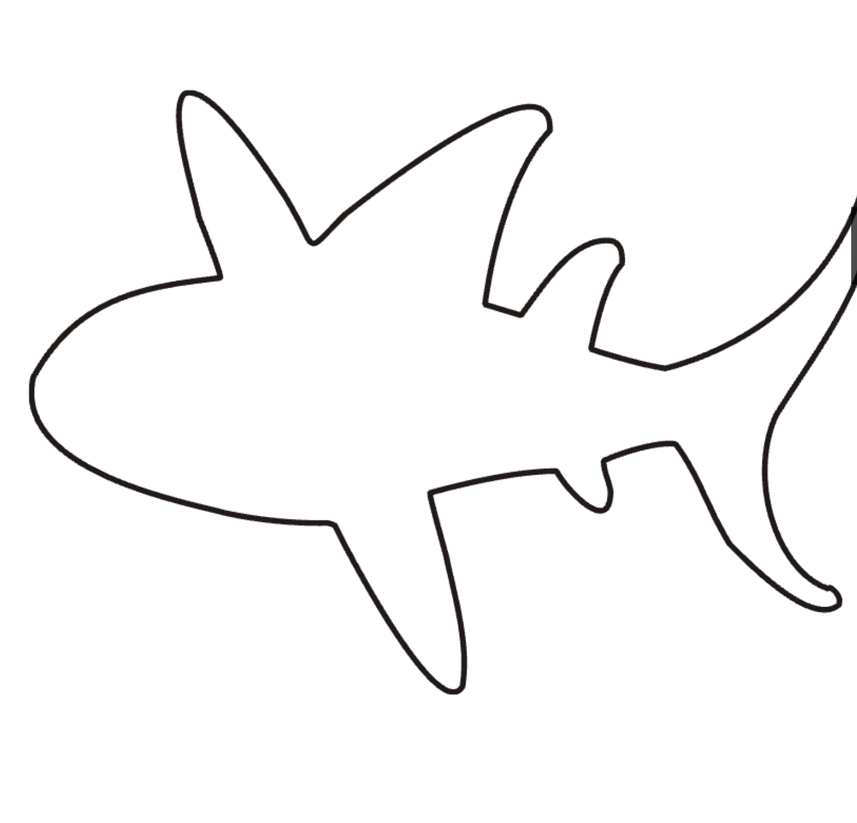
#> input picture lab2/shark.png, 857 x 823 px, shrunk from 1480 x 1422 before the run
$ python index.py
#> lines starting #> are read from the running program, lines starting #| are printed output that depends on the picture; after the words box and inside, x2 and y2 are one past the last pixel; in counts of white or black regions, pixels touching at a corner belong together
# /Users/vkulyk/Desktop/Study/comp_graphics/kpi-graphics/lab2/index.py
import numpy as np
import matplotlib.pyplot as plt
from mpl_toolkits.mplot3d import Axes3D
import cv2
from matplotlib.widgets import Slider  # Import Slider

# --- Parameters ---
R_BASE = 1.0  # Base radius for the sphere interpretation
R_MOD = 0.3   # Modifier radius R from the formula (RE-ADDED)
U_RES = 50    # Resolution for u parameter (longitude)
V_RES = 50    # Resolution for v parameter (latitude)
SHARK_IMAGE_PATH = "shark.png"  # Relative path to shark image in lab2 folder

# --- Surface Definition (Variant 5: Місяць) --- REVERTED TO ORIGINAL FORMULA
def moon_surface(u, v, R_base, R_mod):
    """
    Calculates the coordinates of the 'Moon' surface based on the formula:
    x = x_ш + R_mod * (v / 45°)^2
    y = y_ш
    z = 2 * z_ш
    where (x_ш, y_ш, z_ш) are points on a base sphere (radius R_base).
    u in [0, 2*pi], v in [0, pi]
    """
    # Base sphere coordinates
    x_sh = R_base * np.sin(v) * np.cos(u)
    y_sh = R_base * np.sin(v) * np.sin(u)
    z_sh = R_base * np.cos(v)

    # Apply the transformations from the formula
    angle_45_rad = np.pi / 4
    x = x_sh + R_mod * (v / angle_45_rad)**2
    y = y_sh
    z = 2 * z_sh

    return x, y, z

# --- Euclidean Transformations ---
def rotate_x(x, y, z, angle_deg):
    angle_rad = np.radians(angle_deg)
    cos_a = np.cos(angle_rad)
    sin_a = np.sin(angle_rad)
    y_new = y * cos_a - z * sin_a
    z_new = y * sin_a + z * cos_a
    return x, y_new, z_new

def rotate_y(x, y, z, angle_deg):
    angle_rad = np.radians(angle_deg)
    cos_a = np.cos(angle_rad)
    sin_a = np.sin(angle_rad)
    x_new = x * cos_a + z * sin_a
    z_new = -x * sin_a + z * cos_a
    return x_new, y, z_new

def rotate_z(x, y, z, angle_deg):
    angle_rad = np.radians(angle_deg)
    cos_a = np.cos(angle_rad)
    sin_a = np.sin(angle_rad)
    x_new = x * cos_a - y * sin_a
    y_new = x * sin_a + y * cos_a
    return x_new, y_new, z

def translate(x, y, z, tx, ty, tz):
    return x + tx, y + ty, z + tz

def read_points_from_image(image_path):
    """Reads the largest contour points from an image."""
    img = cv2.imread(image_path)
    if img is None:
        raise FileNotFoundError(f"Could not read image: {image_path}")
    gray = cv2.cvtColor(img, cv2.COLOR_BGR2GRAY)
    _, thresh = cv2.threshold(gray, 127, 255, cv2.THRESH_BINARY_INV)
    contours, _ = cv2.findContours(thresh, cv2.RETR_EXTERNAL, cv2.CHAIN_APPROX_SIMPLE)
    if contours:
        largest_contour = max(contours, key=cv2.contourArea)
        return largest_contour.reshape(-1, 2).astype(float)
    else:
        return np.array([])

# --- Function to map 2D points to UV space ---
def map_contour_to_uv(points_2d, u_range=(-np.pi/2, np.pi/2), v_range=(-np.pi/2, np.pi/2), u_offset=0, v_offset=0, u_scale=1.0, v_scale=1.0):
    """Normalizes 2D points and maps them to UV space with offset and scale."""
    if points_2d.size == 0:
        return np.array([]), np.array([])

    min_coords = points_2d.min(axis=0)
    max_coords = points_2d.max(axis=0)
    range_coords = max_coords - min_coords
    range_coords[range_coords == 0] = 1
    normalized_points = (points_2d - min_coords) / range_coords

    u_min, u_max = u_range
    v_min, v_max = v_range
    u_span = u_max - u_min
    v_span = v_max - v_min

    # v_mapped = v_min + (normalized_points[:, 1] * v_span * v_scale)
    v_mapped = v_min + (normalized_points[:, 1] * v_span * v_scale) + v_offset
    # u_mapped = u_min + (normalized_points[:, 0] * u_span * u_scale)
    u_mapped = u_min + (normalized_points[:, 0] * u_span * u_scale) + u_offset

    u_mapped = np.mod(u_mapped, u_max)
    v_mapped = np.clip(v_mapped, v_min, v_max)

    return u_mapped, v_mapped

# --- Global variables for plot elements ---
ax = None
surf_plot = None
shark_plot = None
x_surf, y_surf, z_surf = None, None, None
u_grid, v_grid = None, None
shark_points_2d = None

# --- Update Function for Sliders ---
def update(val):
    global surf_plot, shark_plot

    angle_x = slider_rot_x.val
    angle_y = slider_rot_y.val
    angle_z = slider_rot_z.val
    trans_x = slider_trans_x.val
    trans_y = slider_trans_y.val
    trans_z = slider_trans_z.val
    shark_u_offset = slider_shark_u_off.val
    shark_v_offset = slider_shark_v_off.val
    shark_u_scale = slider_shark_u_scl.val
    shark_v_scale = slider_shark_v_scl.val

    x_transformed, y_transformed, z_transformed = rotate_x(x_surf, y_surf, z_surf, angle_x)
    x_transformed, y_transformed, z_transformed = rotate_y(x_transformed, y_transformed, z_transformed, angle_y)
    x_transformed, y_transformed, z_transformed = rotate_z(x_transformed, y_transformed, z_transformed, angle_z)
    x_transformed, y_transformed, z_transformed = translate(x_transformed, y_transformed, z_transformed, trans_x, trans_y, trans_z)

    x_shark_transformed, y_shark_transformed, z_shark_transformed = [], [], []
    if shark_points_2d is not None and shark_points_2d.size > 0:
        u_shark, v_shark = map_contour_to_uv(
            shark_points_2d,
            u_range=(0, 2*np.pi),  # Reverted U range
            v_range=(0, np.pi),    # Reverted V range
            u_offset=shark_u_offset,
            v_offset=shark_v_offset,
            u_scale=shark_u_scale,
            v_scale=shark_v_scale
        )
        x_shark, y_shark, z_shark = moon_surface(u_shark, v_shark, R_BASE, R_MOD)

        x_shark_transformed, y_shark_transformed, z_shark_transformed = rotate_x(x_shark, y_shark, z_shark, angle_x)
        x_shark_transformed, y_shark_transformed, z_shark_transformed = rotate_y(x_shark_transformed, y_shark_transformed, z_shark_transformed, angle_y)
        x_shark_transformed, y_shark_transformed, z_shark_transformed = rotate_z(x_shark_transformed, y_shark_transformed, z_shark_transformed, angle_z)
        x_shark_transformed, y_shark_transformed, z_shark_transformed = translate(x_shark_transformed, y_shark_transformed, z_shark_transformed, trans_x, trans_y, trans_z)

    if surf_plot is not None:
        surf_plot.remove()
    if shark_plot is not None and len(shark_plot) > 0:
        if hasattr(shark_plot, '__iter__'):
            line = shark_plot.pop(0)
            line.remove()
        else:
            shark_plot.remove()
            shark_plot = None

    surf_plot = ax.plot_surface(x_transformed, y_transformed, z_transformed,
                                # color='#073B4C',  # Dark blue
                                # color='#D0D7DA',  # white blue
                                color='#FFFFFF',  # white blue
                                edgecolor='k', lw=0.2, rstride=2, cstride=2, alpha=0.4)

    if len(x_shark_transformed) > 0:
        shark_plot = ax.plot(np.append(x_shark_transformed, x_shark_transformed[0]),
                             np.append(y_shark_transformed, y_shark_transformed[0]),
                             np.append(z_shark_transformed, z_shark_transformed[0]),
                             color='red', lw=5, label='Shark Contour')
    else:
        shark_plot = None

    plt.draw()

# --- Main Function ---
def main():
    global ax, surf_plot, shark_plot, x_surf, y_surf, z_surf, u_grid, v_grid, shark_points_2d
    global slider_rot_x, slider_rot_y, slider_rot_z, slider_trans_x, slider_trans_y, slider_trans_z
    global slider_shark_u_off, slider_shark_v_off, slider_shark_u_scl, slider_shark_v_scl

    u = np.linspace(0, 2 * np.pi, U_RES)  # Reverted U range
    v = np.linspace(0, np.pi, V_RES)      # Reverted V range
    u_grid, v_grid = np.meshgrid(u, v)

    x_surf, y_surf, z_surf = moon_surface(u_grid, v_grid, R_BASE, R_MOD)

    try:
        shark_points_2d = read_points_from_image(SHARK_IMAGE_PATH)
#> in read_points_from_image, img is the input picture: shape (823, 857, 3); mean B, G, R 248.4, 248.5, 248.6
#> in read_points_from_image, `_, thresh = cv2.threshold(gray, 127, 255, cv2.THRESH_BINARY_INV)`:
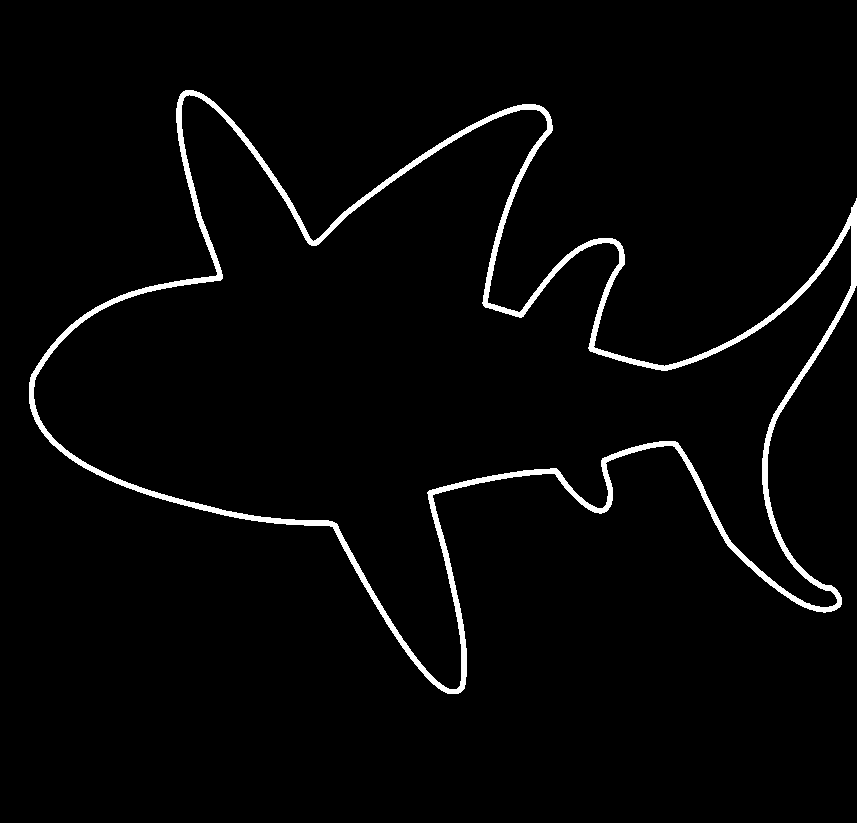
#> thresh: shape (823, 857); 2.8% white; 1 white region
#> in read_points_from_image, `contours, _ = cv2.findContours(thresh, cv2.RETR_EXTERNAL, cv2.CHAIN_AP..`: contours = 1 contour; box (x1, y1, x2, y2) and area: (29, 90, 857, 694) 209080
#> in read_points_from_image, `largest_contour = max(contours, key=cv2.contourArea)`: largest_contour = contour of 1676 points, box (x1, y1, x2, y2) (29, 90, 857, 694), area 209080
#> shark_points_2d = 1676 pairs, first value 29 to 856, second value 90 to 693
        if shark_points_2d.size == 0:
            print(f"Warning: No contour found in {SHARK_IMAGE_PATH}")
            shark_points_2d = None
    except FileNotFoundError as e:
        print(e)
        shark_points_2d = None
    except ImportError:
        print("Error: cv2 library not found. Please install opencv-python: pip install opencv-python")
        shark_points_2d = None
    except Exception as e:
        print(f"An unexpected error occurred during shark loading: {e}")
        shark_points_2d = None

    fig = plt.figure(figsize=(12, 9))
    ax = fig.add_subplot(111, projection='3d', position=[0.05, 0.3, 0.9, 0.65])

    ax.set_xlabel('X axis')
    ax.set_ylabel('Y axis')
    ax.set_zlabel('Z axis')
    ax.set_title('Поверхня "Місяць" з контуром Акули (Інтерактивна)')

    init_angle_x, init_angle_y, init_angle_z = 0, 0, 0
    init_trans_x, init_trans_y, init_trans_z = 0, 0, 0
    init_shark_u_offset = np.pi / 2  # Reverted initial U offset
    init_shark_v_offset = np.pi / 4  # Reverted initial V offset
    init_shark_u_scale = 0.5
    init_shark_v_scale = 0.5

    axcolor = 'lightgoldenrodyellow'
    slider_h = 0.02
    slider_w = 0.35
    row1_y = 0.18
    row2_y = row1_y - slider_h - 0.01
    row3_y = row2_y - slider_h - 0.01
    row4_y = row3_y - slider_h - 0.01
    col1_x = 0.1
    col2_x = 0.55

    ax_rot_x = plt.axes([col1_x, row1_y, slider_w, slider_h], facecolor=axcolor)
    ax_rot_y = plt.axes([col2_x, row1_y, slider_w, slider_h], facecolor=axcolor)
    slider_rot_x = Slider(ax_rot_x, 'Rot X (°)', -180, 180, valinit=init_angle_x)
    slider_rot_y = Slider(ax_rot_y, 'Rot Y (°)', -180, 180, valinit=init_angle_y)

    ax_rot_z = plt.axes([col1_x, row2_y, slider_w, slider_h], facecolor=axcolor)
    ax_trans_x = plt.axes([col2_x, row2_y, slider_w, slider_h], facecolor=axcolor)
    slider_rot_z = Slider(ax_rot_z, 'Rot Z (°)', -180, 180, valinit=init_angle_z)
    slider_trans_x = Slider(ax_trans_x, 'Trans X', -2*R_BASE, 2*R_BASE, valinit=init_trans_x)

    ax_trans_y = plt.axes([col1_x, row3_y, slider_w, slider_h], facecolor=axcolor)
    ax_trans_z = plt.axes([col2_x, row3_y, slider_w, slider_h], facecolor=axcolor)
    slider_trans_y = Slider(ax_trans_y, 'Trans Y', -2*R_BASE, 2*R_BASE, valinit=init_trans_y)
    slider_trans_z = Slider(ax_trans_z, 'Trans Z', -2*R_BASE, 2*R_BASE, valinit=init_trans_z)

    ax_shark_u_off = plt.axes([col1_x, row4_y, slider_w/2 - 0.01, slider_h], facecolor=axcolor)
    ax_shark_v_off = plt.axes([col1_x + slider_w/2, row4_y, slider_w/2 - 0.01, slider_h], facecolor=axcolor)
    ax_shark_u_scl = plt.axes([col2_x, row4_y, slider_w/2 - 0.01, slider_h], facecolor=axcolor)
    ax_shark_v_scl = plt.axes([col2_x + slider_w/2, row4_y, slider_w/2 - 0.01, slider_h], facecolor=axcolor)
    slider_shark_u_off = Slider(ax_shark_u_off, 'Shark U Off', 0, 2*np.pi, valinit=init_shark_u_offset)  # Reverted range
    slider_shark_v_off = Slider(ax_shark_v_off, 'Shark V Off', 0, np.pi, valinit=init_shark_v_offset)  # Reverted range
    slider_shark_u_scl = Slider(ax_shark_u_scl, 'Shark U Scale', 0.1, 2.0, valinit=init_shark_u_scale)
    slider_shark_v_scl = Slider(ax_shark_v_scl, 'Shark V Scale', 0.1, 2.0, valinit=init_shark_v_scale)

    slider_rot_x.on_changed(update)
    slider_rot_y.on_changed(update)
    slider_rot_z.on_changed(update)
    slider_trans_x.on_changed(update)
    slider_trans_y.on_changed(update)
    slider_trans_z.on_changed(update)
    slider_shark_u_off.on_changed(update)
    slider_shark_v_off.on_changed(update)
    slider_shark_u_scl.on_changed(update)
    slider_shark_v_scl.on_changed(update)

    update(None)
#> in map_contour_to_uv, `min_coords = points_2d.min(axis=0)`: min_coords = [29, 90]
#> in map_contour_to_uv, `max_coords = points_2d.max(axis=0)`: max_coords = [856, 693]
#> in map_contour_to_uv, `range_coords = max_coords - min_coords`: range_coords = [827, 603]
#> in map_contour_to_uv, `normalized_points = (points_2d - min_coords) / range_coords`: normalized_points = 1676 pairs, first value 0 to 1, second value 0 to 1
#> in map_contour_to_uv, `v_mapped = v_min + (normalized_points[:, 1] * v_span * v_scale) + v_of..`: v_mapped = 1676 values, max 2.36 at index 481, min 0.785 at index 0, mean 1.51
#> in map_contour_to_uv, `u_mapped = u_min + (normalized_points[:, 0] * u_span * u_scale) + u_of..`: u_mapped = 1676 values, max 4.71 at index 1020, min 1.57 at index 197, mean 3.32
#> in update, `u_shark, v_shark = map_contour_to_uv( shark_points_2d, u_range=(0, 2*n..`: u_shark has the same summary as u_mapped in map_contour_to_uv; v_shark has the same summary as v_mapped in map_contour_to_uv
#> in update, `x_shark, y_shark, z_shark = moon_surface(u_shark, v_shark, R_BASE, R_M..`: x_shark = 1676 values, max 2.16 at index 821, min -0.391 at index 1495, mean 0.627; y_shark = 1676 values, max 1 at index 197, min -0.985 at index 964, mean -0.128; z_shark = 1676 values, max 1.41 at index 0, min -1.41 at index 481, mean 0.111
#> in update, `x_shark_transformed, y_shark_transformed, z_shark_transformed = rotate..`: x_shark_transformed has the same summary as x_shark; y_shark_transformed has the same summary as y_shark; z_shark_transformed has the same summary as z_shark
#> in update, `shark_plot = ax.plot(np.append(x_shark_transformed, x_shark_transforme..`: shark_plot = 1 item

    try:
        x_lim = ax.get_xlim()
        y_lim = ax.get_ylim()
        z_lim = ax.get_zlim()
        max_range = np.array([x_lim[1]-x_lim[0], y_lim[1]-y_lim[0], z_lim[1]-z_lim[0]]).max() / 2.0
        mid_x = np.mean(x_lim)
        mid_y = np.mean(y_lim)
        mid_z = np.mean(z_lim)
        ax.set_xlim(mid_x - max_range, mid_x + max_range)
        ax.set_ylim(mid_y - max_range, mid_y + max_range)
        ax.set_zlim(mid_z - max_range, mid_z + max_range)
    except Exception as e:
        print(f"Warning: Could not set plot limits automatically. {e}")

    plt.show()
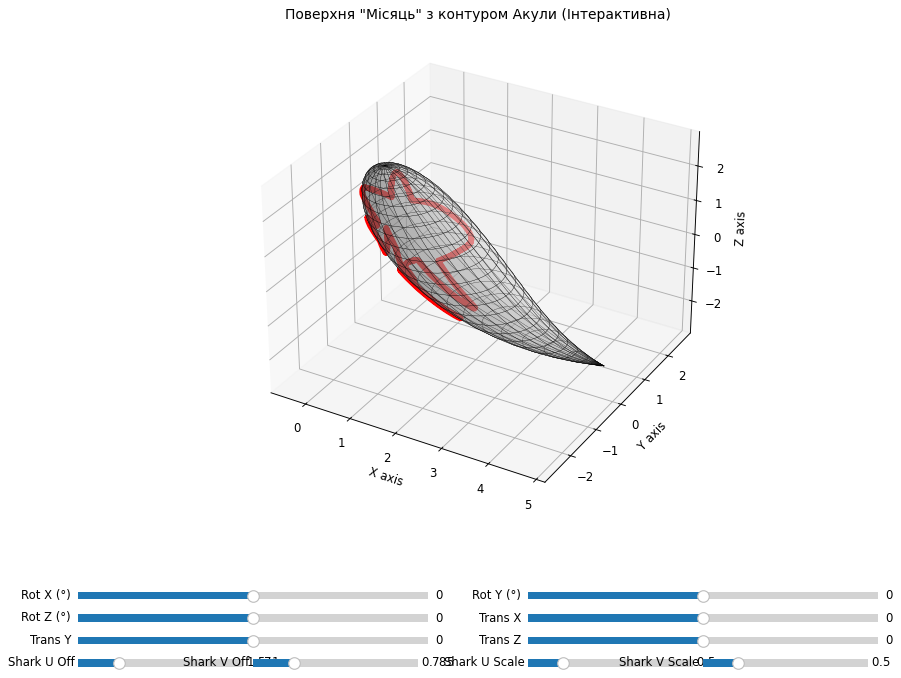
#> figure drawn by matplotlib, 11 panels

if __name__ == "__main__":
    main()
